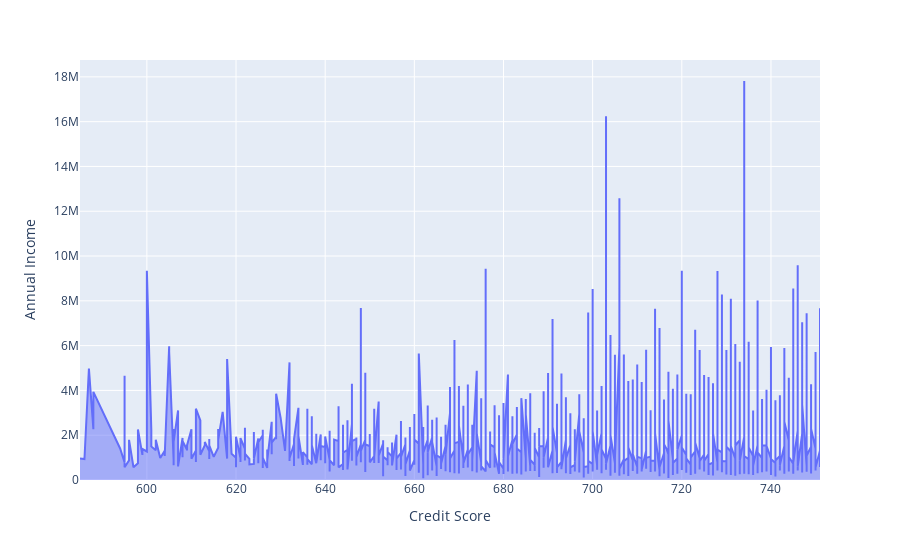

Here is the notebook cell this chart was saved with:
### Code cell
#credit score and annual income
fig = px.area(df, x="Credit Score", y="Annual Income")
fig.show()

### Figure 1 — Plotly figure (JSON) as saved in the notebook; plotly's stock layout.template omitted (floating-point values rounded to 4 significant figures; data arrays with more than 128 entries replaced by an {"elided": "..."} marker saying what was removed)
{"data": [{"fillpattern": {"shape": ""}, "hovertemplate": "Credit Score=%{x}<br>Annual Income=%{y}<extra></extra>", "legendgroup": "", "line": {"color": "#636efa"}, "marker": {"symbol": "circle"}, "mode": "lines", "name": "", "orientation": "v", "showlegend": false, "stackgroup": "1", "type": "scatter", "x": {"elided": "10000 float values"}, "xaxis": "x", "y": {"elided": "10000 float values"}, "yaxis": "y"}], "layout": {"autosize": true, "legend": {"tracegroupgap": 0}, "margin": {"t": 60}, "xaxis": {"anchor": "y", "autorange": true, "domain": [0, 1], "range": [585, 751], "title": {"text": "Credit Score"}, "type": "linear"}, "yaxis": {"anchor": "x", "autorange": true, "domain": [0, 1], "range": [0, 18753000], "title": {"text": "Annual Income"}, "type": "linear"}}}
